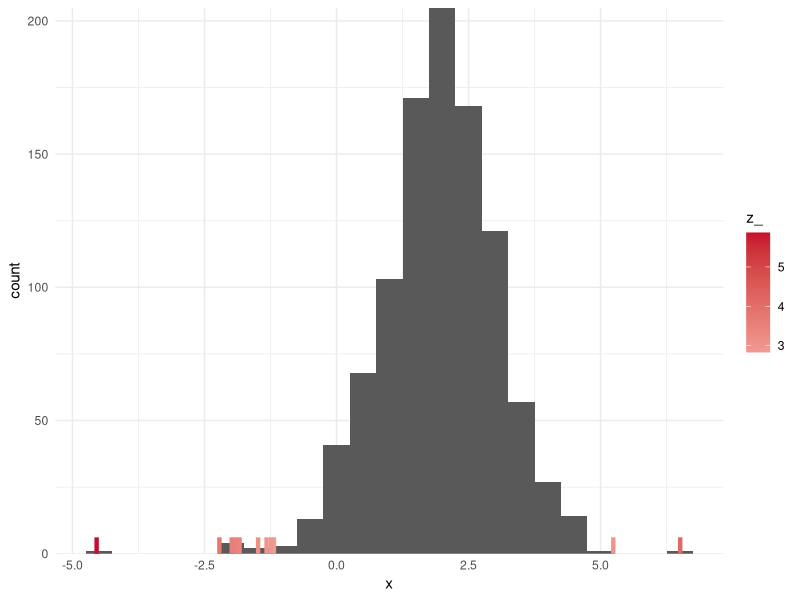
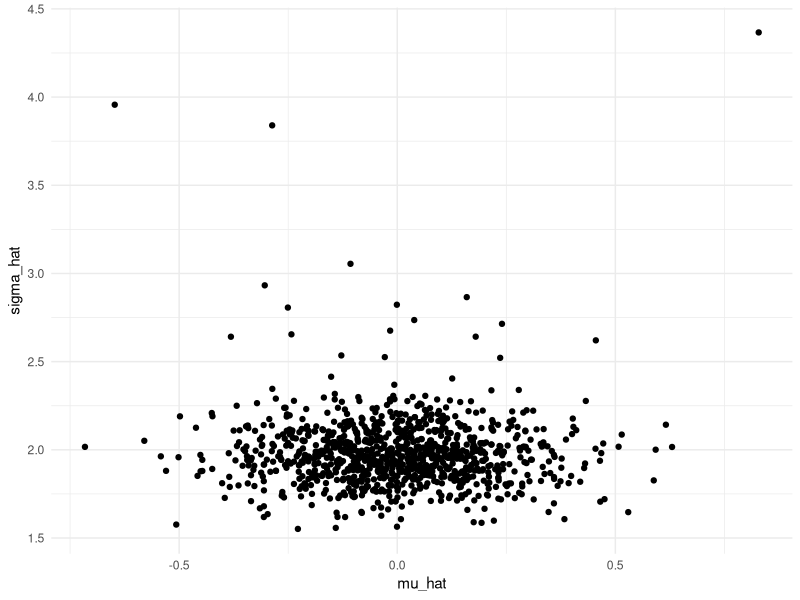
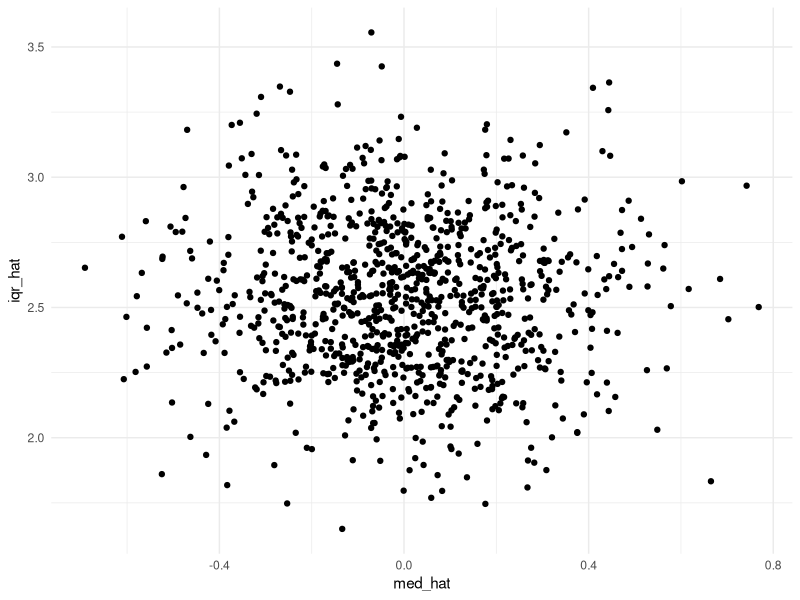
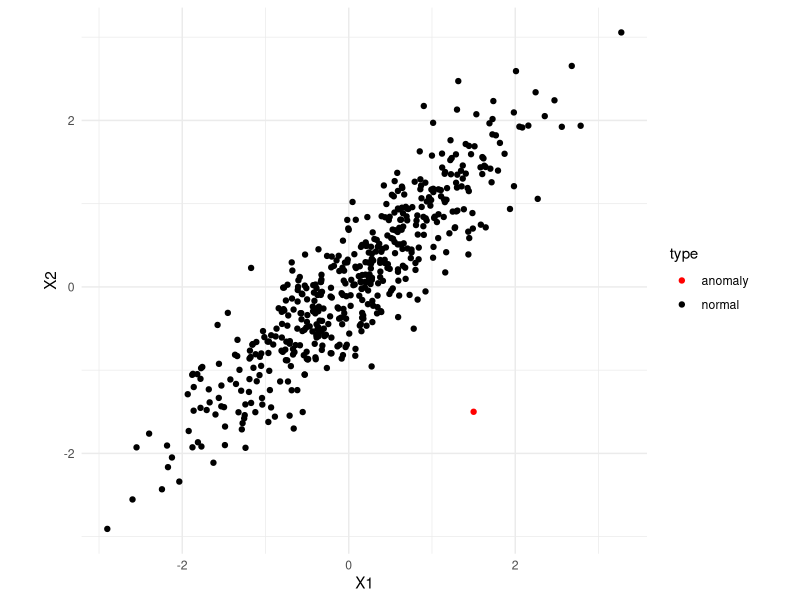
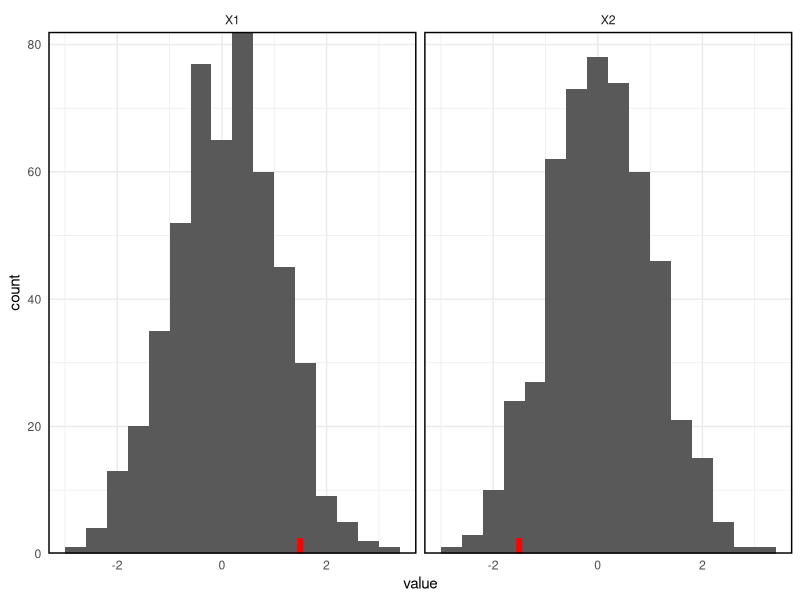
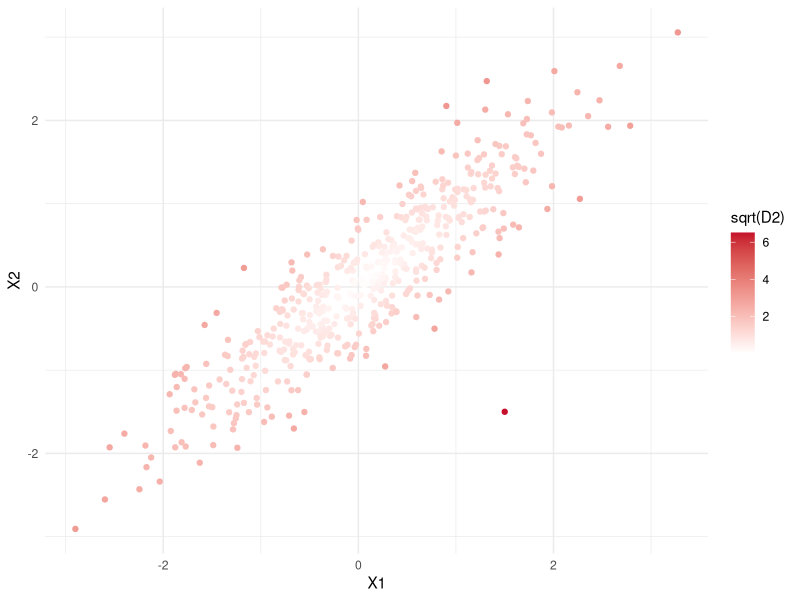

Reproduce these figures in R, in order.
## ---- chunk 1
knitr::opts_chunk$set(cache = FALSE, message = FALSE, warning = FALSE, echo = TRUE)
## ---- chunk 2
library("dplyr")
library("tidyr")
library("ggplot2")
library("stringr")
library("MASS")
theme_set(theme_minimal())
set.seed(123)
## ---- chunk 3
n <- 1000
p <- 0.95
x <- c(rnorm(n * p, 2), rt(n * (1 - p), df = 4))
z <- (x - mean(x)) / sd(x)
x <- data.frame(x = x, z = z, z_ = abs(z))

ggplot(x, aes(x = x)) +
  geom_histogram(binwidth = 0.5) +
  geom_rug(
    data = x %>% filter(z_ > 2.5), 
    aes(col = z_),
    size = 1.5
  ) +
  scale_y_continuous(expand = c(0, 0)) +
  scale_color_gradient2(low = "#fffbfc", high = "#c50f2c")
## ---- chunk 4
make_dataset <- function(n = 2000, p = 0.95, sigma = 2) {
  x <- c(rnorm(n * p, 0, sigma), rt(n * (1 - p), df = 2 * sigma ^ 2 / (sigma ^ 2 - 1)))
  data.frame(mu_hat = mean(x), sigma_hat = sd(x), med_hat = median(x), iqr_hat = IQR(x))
}

library("purrr")
x_sim <- map_dfr(1:1000, ~ make_dataset(100, 0.9), .id = "replicate")
ggplot(x_sim) + 
  geom_point(aes(x = mu_hat, y = sigma_hat))
## ---- chunk 5
ggplot(x_sim) + 
  geom_point(aes(x = med_hat, y = iqr_hat))
## ---- chunk 6
Sigma <- matrix(c(1, 0.9, 0.9, 1), ncol = 2)
x <- mvrnorm(500, mu = c(0, 0), Sigma = Sigma) %>%
  rbind(c(1.5, -1.5)) %>%
  data.frame() %>%
  mutate(type = c(rep("normal", 500), "anomaly"))

ggplot(x, aes(x = X1, y = X2, col = type)) +
  geom_point() +
  scale_color_manual(values = c("red", "black")) +
  coord_fixed()
## ---- chunk 7
x_long <- x %>%
  pivot_longer(X1:X2, names_to = "dimension")

ggplot(x_long, aes(x = value)) +
  geom_histogram(binwidth = 0.4) +
  geom_rug(
    data = x_long %>% filter(type == "anomaly"), 
    col = "red", size = 2 
  ) +
  scale_y_continuous(expand = c(0, 0)) +
  facet_wrap(~ dimension) +
  theme(panel.border = element_rect(fill = NA, size = 1))
## ---- chunk 8
mu_hat <- apply(x[, 1:2], 2, mean)
sigma_hat <- cov(x[, 1:2])
x <- x %>%
  mutate(D2 = mahalanobis(x[, 1:2], mu_hat, sigma_hat))

ggplot(x) +
  geom_point(
    aes(x = X1, y = X2, col = sqrt(D2))
  ) +
  scale_color_gradient2(low = "#fffbfc", high = "#c50f2c")
